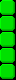

A 2D game scene composited from a Tiled map and its tileset images. What follows is a short description and the map's XML, with every tile layer's data as written:
An orthogonal 1x5 tile map with 16x16 px tiles, 1 tile layer (tiles layer).

<map version="1.10" tiledversion="1.11.0" orientation="orthogonal" renderorder="right-down" width="1" height="5" tilewidth="16" tileheight="16" infinite="0" nextlayerid="2" nextobjectid="1">
 <tileset firstgid="1" source="bricks_big.tsx" />
 <layer id="1" name="tiles layer" width="1" height="5">
  <data encoding="csv">
5,
5,
5,
5,
5
</data>
 </layer>
</map>
